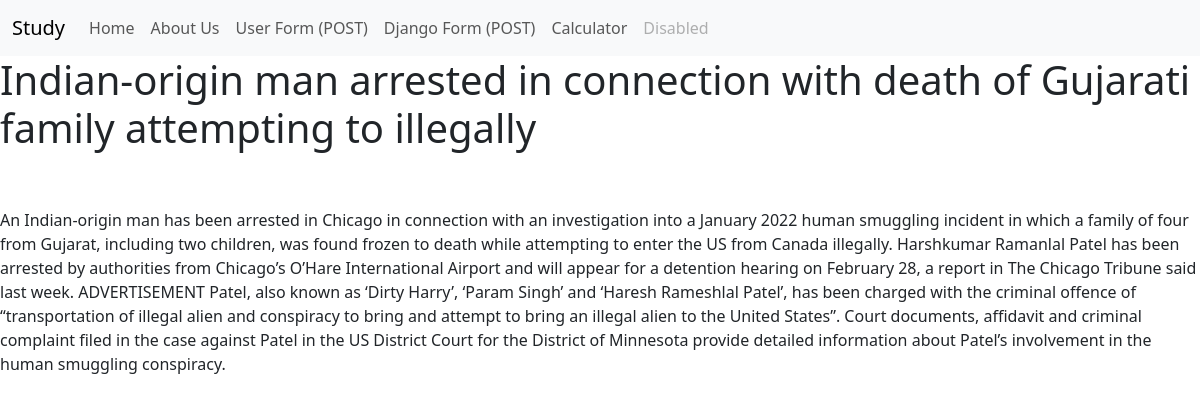
Screenshot of /news/news-details/4/ with the database file from the repository.
### news/models.py (models this page shows, shortened)
class News(models.Model):
    title=models.CharField(max_length=100)
    details=models.TextField(default="")

### news/views.py (the view)
# urls.py: path('news-details/<int:newsid>/', views.newsdetails , name='news-details'),
def newsdetails(request,newsid):
    news=News.objects.filter(id=newsid).first()
    data={
        'title' : 'New Details for :' + str(newsid),
        'newsid' : newsid,
    }
    if news is not None:
        data['news']=news
    return render(request , 'newsdetails.html' , data)

### news/templates/newsdetails.html (shortened to what this page needs)
{% extends 'base.html' %}
    {% block content %}
        {% if news %}
            <h1> {{news.title}} </h1><br><br>
            <p>
                {{news.details}}
            </p>
        {% else %}
            <p>
                <h4>Unable to find News!!</h4>
            </p>
        {% endif %}
    {% endblock %}

### rows the page displays
News: title "Indian-origin man arrested in connection with death of Gujarati family attempting to illegally", details "An Indian-origin man has been arrested in Chicago in connection with an investigation into a January 2022 human smuggling incident in which a family of four from Gujarat, including two children, was found frozen to death while attempting to enter the US from Canada illegally. Harshkumar Ramanlal Patel has been arrested by authorities from Chicago’s O’Hare International Airport and will appear for a detention hearing on February 28, a report in The Chicago Tribune said last week. ADVERTISEMENT Patel, also known as ‘Dirty Harry’, ‘Param Singh’ and ‘Haresh Rameshlal Patel’, has been charged with the criminal offence of “transportation of illegal alien and conspiracy to bring and attempt to…"
